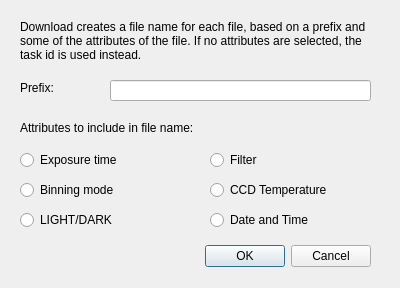
<?xml version="1.0" encoding="UTF-8"?>
<ui version="4.0">
 <class>DownloadDialog</class>
 <widget class="QDialog" name="DownloadDialog">
  <property name="geometry">
   <rect>
    <x>0</x>
    <y>0</y>
    <width>400</width>
    <height>288</height>
   </rect>
  </property>
  <property name="windowTitle">
   <string>Dialog</string>
  </property>
  <widget class="QDialogButtonBox" name="buttonBox">
   <property name="geometry">
    <rect>
     <x>30</x>
     <y>240</y>
     <width>341</width>
     <height>32</height>
    </rect>
   </property>
   <property name="orientation">
    <enum>Qt::Horizontal</enum>
   </property>
   <property name="standardButtons">
    <set>QDialogButtonBox::Cancel|QDialogButtonBox::Ok</set>
   </property>
  </widget>
  <widget class="QLabel" name="prefixLabel">
   <property name="geometry">
    <rect>
     <x>20</x>
     <y>80</y>
     <width>62</width>
     <height>16</height>
    </rect>
   </property>
   <property name="text">
    <string>Prefix:</string>
   </property>
  </widget>
  <widget class="QLineEdit" name="prefixField">
   <property name="geometry">
    <rect>
     <x>110</x>
     <y>80</y>
     <width>261</width>
     <height>21</height>
    </rect>
   </property>
  </widget>
  <widget class="QLabel" name="attributesLabel">
   <property name="geometry">
    <rect>
     <x>20</x>
     <y>120</y>
     <width>291</width>
     <height>16</height>
    </rect>
   </property>
   <property name="text">
    <string>Attributes to include in file name:</string>
   </property>
  </widget>
  <widget class="QRadioButton" name="exposureButton">
   <property name="geometry">
    <rect>
     <x>20</x>
     <y>150</y>
     <width>141</width>
     <height>20</height>
    </rect>
   </property>
   <property name="text">
    <string>Exposure time</string>
   </property>
   <property name="autoExclusive">
    <bool>false</bool>
   </property>
  </widget>
  <widget class="QRadioButton" name="filterButton">
   <property name="geometry">
    <rect>
     <x>210</x>
     <y>150</y>
     <width>151</width>
     <height>20</height>
    </rect>
   </property>
   <property name="text">
    <string>Filter</string>
   </property>
   <property name="autoExclusive">
    <bool>false</bool>
   </property>
  </widget>
  <widget class="QRadioButton" name="lightButton">
   <property name="geometry">
    <rect>
     <x>20</x>
     <y>210</y>
     <width>131</width>
     <height>20</height>
    </rect>
   </property>
   <property name="text">
    <string>LIGHT/DARK</string>
   </property>
   <property name="autoExclusive">
    <bool>false</bool>
   </property>
  </widget>
  <widget class="QRadioButton" name="binningButton">
   <property name="geometry">
    <rect>
     <x>20</x>
     <y>180</y>
     <width>141</width>
     <height>20</height>
    </rect>
   </property>
   <property name="text">
    <string>Binning mode</string>
   </property>
   <property name="autoExclusive">
    <bool>false</bool>
   </property>
  </widget>
  <widget class="QRadioButton" name="temperatureButton">
   <property name="geometry">
    <rect>
     <x>210</x>
     <y>180</y>
     <width>161</width>
     <height>20</height>
    </rect>
   </property>
   <property name="text">
    <string>CCD Temperature</string>
   </property>
   <property name="autoExclusive">
    <bool>false</bool>
   </property>
  </widget>
  <widget class="QRadioButton" name="dateButton">
   <property name="geometry">
    <rect>
     <x>210</x>
     <y>210</y>
     <width>141</width>
     <height>20</height>
    </rect>
   </property>
   <property name="text">
    <string>Date and Time</string>
   </property>
   <property name="autoExclusive">
    <bool>false</bool>
   </property>
  </widget>
  <widget class="QLabel" name="infoLabel">
   <property name="geometry">
    <rect>
     <x>20</x>
     <y>10</y>
     <width>351</width>
     <height>61</height>
    </rect>
   </property>
   <property name="text">
    <string>Download creates a file name for each file, based on a prefix and some of the attributes of the file. If no attributes are selected, the task id is used instead.</string>
   </property>
   <property name="wordWrap">
    <bool>true</bool>
   </property>
  </widget>
 </widget>
 <resources/>
 <connections>
  <connection>
   <sender>buttonBox</sender>
   <signal>accepted()</signal>
   <receiver>DownloadDialog</receiver>
   <slot>accept()</slot>
   <hints>
    <hint type="sourcelabel">
     <x>248</x>
     <y>254</y>
    </hint>
    <hint type="destinationlabel">
     <x>157</x>
     <y>274</y>
    </hint>
   </hints>
  </connection>
  <connection>
   <sender>buttonBox</sender>
   <signal>rejected()</signal>
   <receiver>DownloadDialog</receiver>
   <slot>reject()</slot>
   <hints>
    <hint type="sourcelabel">
     <x>316</x>
     <y>260</y>
    </hint>
    <hint type="destinationlabel">
     <x>286</x>
     <y>274</y>
    </hint>
   </hints>
  </connection>
  <connection>
   <sender>exposureButton</sender>
   <signal>toggled(bool)</signal>
   <receiver>DownloadDialog</receiver>
   <slot>exposureToggled(bool)</slot>
   <hints>
    <hint type="sourcelabel">
     <x>118</x>
     <y>161</y>
    </hint>
    <hint type="destinationlabel">
     <x>8</x>
     <y>158</y>
    </hint>
   </hints>
  </connection>
  <connection>
   <sender>binningButton</sender>
   <signal>toggled(bool)</signal>
   <receiver>DownloadDialog</receiver>
   <slot>binningToggled(bool)</slot>
   <hints>
    <hint type="sourcelabel">
     <x>69</x>
     <y>195</y>
    </hint>
    <hint type="destinationlabel">
     <x>6</x>
     <y>190</y>
    </hint>
   </hints>
  </connection>
  <connection>
   <sender>lightButton</sender>
   <signal>toggled(bool)</signal>
   <receiver>DownloadDialog</receiver>
   <slot>shutterToggled(bool)</slot>
   <hints>
    <hint type="sourcelabel">
     <x>63</x>
     <y>221</y>
    </hint>
    <hint type="destinationlabel">
     <x>8</x>
     <y>222</y>
    </hint>
   </hints>
  </connection>
  <connection>
   <sender>filterButton</sender>
   <signal>toggled(bool)</signal>
   <receiver>DownloadDialog</receiver>
   <slot>filterToggled(bool)</slot>
   <hints>
    <hint type="sourcelabel">
     <x>265</x>
     <y>158</y>
    </hint>
    <hint type="destinationlabel">
     <x>379</x>
     <y>160</y>
    </hint>
   </hints>
  </connection>
  <connection>
   <sender>temperatureButton</sender>
   <signal>toggled(bool)</signal>
   <receiver>DownloadDialog</receiver>
   <slot>temperatureToggled(bool)</slot>
   <hints>
    <hint type="sourcelabel">
     <x>310</x>
     <y>188</y>
    </hint>
    <hint type="destinationlabel">
     <x>386</x>
     <y>193</y>
    </hint>
   </hints>
  </connection>
  <connection>
   <sender>dateButton</sender>
   <signal>toggled(bool)</signal>
   <receiver>DownloadDialog</receiver>
   <slot>dateToggled(bool)</slot>
   <hints>
    <hint type="sourcelabel">
     <x>340</x>
     <y>221</y>
    </hint>
    <hint type="destinationlabel">
     <x>377</x>
     <y>222</y>
    </hint>
   </hints>
  </connection>
  <connection>
   <sender>prefixField</sender>
   <signal>textChanged(QString)</signal>
   <receiver>DownloadDialog</receiver>
   <slot>textChanged(QString)</slot>
   <hints>
    <hint type="sourcelabel">
     <x>353</x>
     <y>90</y>
    </hint>
    <hint type="destinationlabel">
     <x>389</x>
     <y>90</y>
    </hint>
   </hints>
  </connection>
 </connections>
 <slots>
  <slot>exposureToggled(bool)</slot>
  <slot>binningToggled(bool)</slot>
  <slot>shutterToggled(bool)</slot>
  <slot>filterToggled(bool)</slot>
  <slot>temperatureToggled(bool)</slot>
  <slot>dateToggled(bool)</slot>
  <slot>textChanged(QString)</slot>
 </slots>
</ui>
